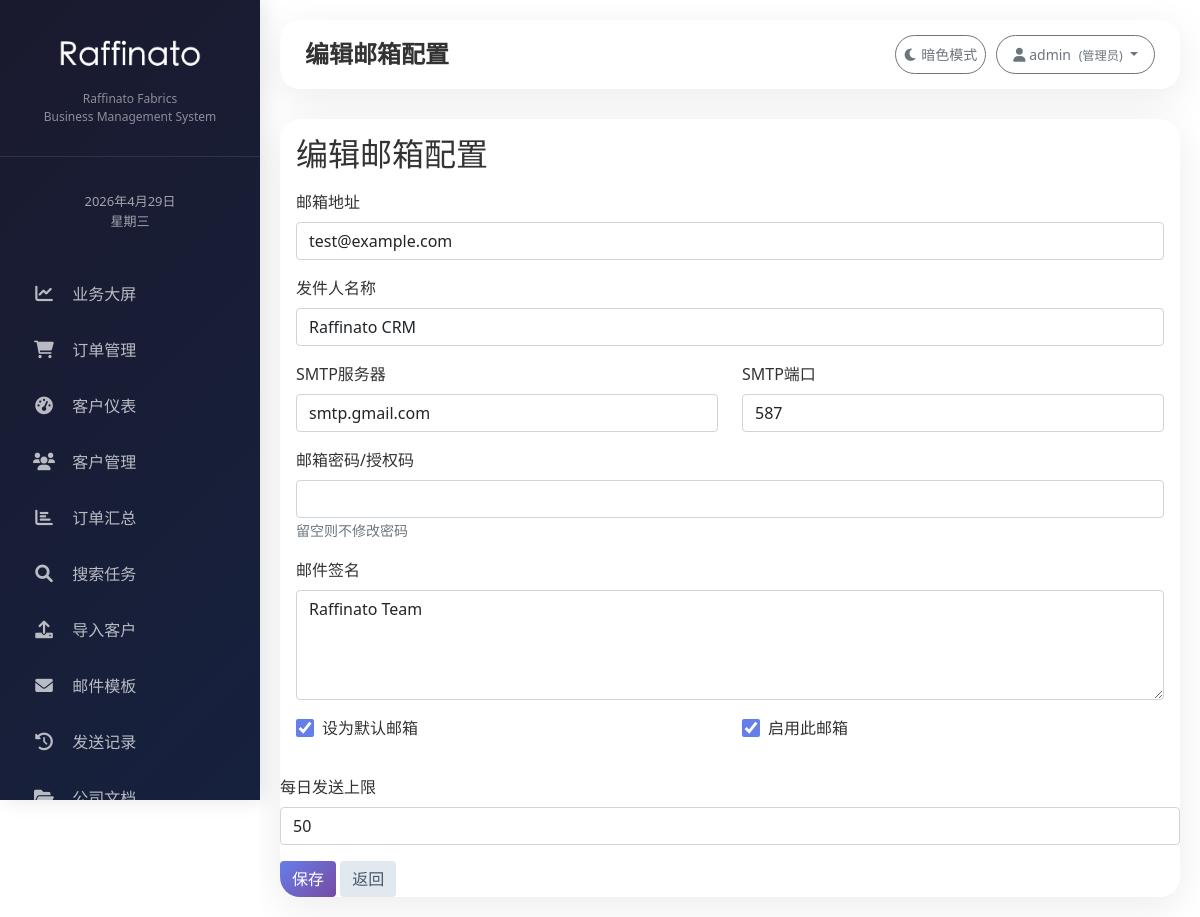
Screenshot of /customers/admin/email-configs/1/edit/ (signed in) with the database file from the repository.
### customers/models.py (models this page shows, shortened)
class User(AbstractUser):
    ROLE_CHOICES = [
        ('admin', '管理员'),
        ('general_manager', '总经理'),
        ('manager', '部门主管'),
        ('sales', '业务员'),
        ('documentary', '跟单员'),
    ]
    DEPARTMENT_CHOICES = [
        ('international', '外贸部'),
        ('domestic', '内贸部'),
        ('documentary', '跟单部'),
        ('management', '总经办'),
    ]
    role = models.CharField('角色', max_length=20, choices=ROLE_CHOICES, default='sales')
    department = models.CharField('部门', max_length=20, choices=DEPARTMENT_CHOICES, blank=True, null=True)
    real_name = models.CharField('真实姓名', max_length=50, blank=True, null=True)
    phone = models.CharField('手机号', max_length=20, blank=True, null=True)
    groups = models.ManyToManyField(
        'auth.Group',
        related_name='customers_user_set',
        blank=True,
        verbose_name='groups',
        help_text='The groups this user belongs to.',
    )
    user_permissions = models.ManyToManyField(
        'auth.Permission',
        related_name='customers_user_set',
        blank=True,
        verbose_name='user permissions',
        help_text='Specific permissions for this user.',
    )
    class Meta:
        db_table = 'customers_user'  # 避免与 auth_user 冲突
        verbose_name = '用户'
        verbose_name_plural = '用户'

class UserEmailConfig(models.Model):
    user = models.ForeignKey(settings.AUTH_USER_MODEL, on_delete=models.CASCADE, related_name='email_configs')
    email = models.CharField('邮箱地址', max_length=200)
    smtp_host = models.CharField('SMTP服务器', max_length=200, default='smtp.exmail.qq.com')
    smtp_port = models.IntegerField('SMTP端口', default=587)
    smtp_password = models.CharField('邮箱密码', max_length=200)
    from_name = models.CharField('发件人名称', max_length=100)
    signature = models.TextField('邮件签名', blank=True)
    is_default = models.BooleanField('是否默认', default=False)
    daily_limit = models.IntegerField('每日上限', default=200)
    sent_today = models.IntegerField('今日已发送', default=0)
    is_active = models.BooleanField('是否启用', default=True)
    last_reset_date = models.DateField('上次重置日期', auto_now_add=True)
    created_at = models.DateTimeField('创建时间', auto_now_add=True)
    updated_at = models.DateTimeField('更新时间', auto_now=True)
    class Meta:
        db_table = 'user_email_configs'
        verbose_name = '用户邮箱配置'
        verbose_name_plural = '用户邮箱配置'
        ordering = ['-is_default', '-created_at']

### customers/views.py (the view, shortened to what this page needs)
# urls.py: path('admin/email-configs/<int:config_id>/edit/', views.admin_email_config_edit, name='admin_email_config_edit'),
@login_required
def admin_email_config_edit(request, config_id):
    from .models import User
    if not (request.user.is_superuser or request.user.role == 'admin'):
        messages.error(request, '权限不足')
        return redirect('email_config_list')
    config = get_object_or_404(UserEmailConfig, id=config_id)
    return render(request, 'customers/admin_email_config_form.html', {'config': config, 'users': None})

### templates/customers/admin_email_config_form.html (shortened to what this page needs)
{% extends 'base.html' %}
{% block page_title %}{% if config %}编辑{% else %}添加{% endif %}邮箱配置{% endblock %}
{% block content %}
<div class="card-modern">
    <div class="card-body">
        <h2 class="mb-3">{% if config %}编辑{% else %}添加{% endif %}邮箱配置</h2>
        <form method="post">
            <div class="mb-3">
                <label class="form-label">邮箱地址</label>
                <input type="email" name="email" class="form-control" value="{{ config.email|default:'' }}" required>
            </div>
            <div class="mb-3">
                <label class="form-label">发件人名称</label>
                <input type="text" name="from_name" class="form-control" value="{{ config.from_name|default:'' }}" required>
            </div>
            <div class="row">
                <div class="col-md-6 mb-3">
                    <label class="form-label">SMTP服务器</label>
                    <input type="text" name="smtp_host" class="form-control" value="{{ config.smtp_host|default:'smtp.exmail.qq.com' }}" required>
                </div>
                <div class="col-md-6 mb-3">
                    <label class="form-label">SMTP端口</label>
                    <input type="number" name="smtp_port" class="form-control" value="{{ config.smtp_port|default:'587' }}" required>
                </div>
            </div>
            <div class="mb-3">
                <label class="form-label">邮箱密码/授权码</label>
                <input type="password" name="smtp_password" class="form-control" {% if not config %}required{% endif %}>
                {% if config %}<small class="text-muted">留空则不修改密码</small>{% endif %}
            </div>
            <div class="mb-3">
                <label class="form-label">邮件签名</label>
                <textarea name="signature" class="form-control" rows="4">{{ config.signature|default:'' }}</textarea>
            </div>
<div class="row">
    <div class="col-md-6 mb-3">
        <label style="cursor: pointer; display: inline-flex; align-items: center; gap: 8px;">
            <input type="checkbox" name="is_default" value="on" style="width: 18px; height: 18px; margin: 0; cursor: pointer;" {% if config.is_default %}checked{% endif %}>
            <span>设为默认邮箱</span>
        </label>
    </div>
<div class="col-md-6 mb-3">
    <label style="cursor: pointer; display: inline-flex; align-items: center; gap: 8px;">
        <input type="checkbox" name="is_active" value="on" style="width: 18px; height: 18px; margin: 0; cursor: pointer;" {% if config.is_active or not config %}checked{% endif %}>
        <span>启用此邮箱</span>
    </label>
</div>
    </div>
</div>
            <div class="mb-3">
                <label class="form-label">每日发送上限</label>
                <input type="number" name="daily_limit" class="form-control" value="{{ config.daily_limit|default:'200' }}">
            </div>
            <div class="mt-3">
                <button type="submit" class="btn btn-primary">保存</button>
                <a href="{% url 'admin_email_config_list' %}" class="btn btn-secondary">返回</a>
            </div>
    </div>
</div>
{% endblock %}

### templates/base.html (shortened to what this page needs)
<!DOCTYPE html>
<html lang="zh-CN">
<head>
    <link href="https://cdn.jsdelivr.net/npm/bootstrap@5.1.3/dist/css/bootstrap.min.css" rel="stylesheet">
    <link rel="stylesheet" href="https://cdnjs.cloudflare.com/ajax/libs/font-awesome/6.0.0/css/all.min.css">
    {% load static %}
    <link rel="stylesheet" href="{% static 'css/custom.css' %}">
</head>
<body>
<body>
<div class="sidebar">
    <div class="sidebar-logo" style="padding: 30px 20px; text-align: center; border-bottom: 1px solid rgba(255,255,255,0.1);">
        <img src="/media/logo/logo.png" alt="Logo" style="max-width: 150px; max-height: 60px; margin-bottom: 10px;" onerror="this.style.display='none'; this.nextSibling.style.display='block';">
        <p style="color: rgba(255,255,255,0.5); font-size: 0.75rem;">Raffinato Fabrics</p>
        <p style="color: rgba(255,255,255,0.5); font-size: 0.75rem;">Business Management System</p>
    </div>
<div class="sidebar-date" style="padding: 15px 20px; text-align: center;">
    <div id="currentDate" style="color: rgba(255,255,255,0.6); font-size: 13px;"></div>
</div>
    <ul class="nav flex-column" style="padding: 20px 0;">
    <li class="nav-item"><a class="nav-link" href="{% url 'stats_dashboard' %}" data-url="{% url 'stats_dashboard' %}"><i class="fas fa-chart-line"></i> 业务大屏</a></li>
    <li class="nav-item"><a class="nav-link" href="/customers/orders/" data-url="/customers/orders/"><i class="fas fa-shopping-cart"></i> 订单管理</a></li>
    <li class="nav-item"><a class="nav-link" href="{% url 'dashboard' %}" data-url="{% url 'dashboard' %}"><i class="fas fa-tachometer-alt"></i> 客户仪表</a></li>
    <li class="nav-item"><a class="nav-link" href="{% url 'customer_list' %}" data-url="{% url 'customer_list' %}"><i class="fas fa-users"></i> 客户管理</a></li>
    <li class="nav-item"><a class="nav-link" href="{% url 'order_summary' %}" data-url="{% url 'order_summary' %}"><i class="fas fa-chart-bar"></i> 订单汇总</a></li>
    <li class="nav-item"><a class="nav-link" href="{% url 'search_task_list' %}" data-url="{% url 'search_task_list' %}"><i class="fas fa-search"></i> 搜索任务</a></li>
    <li class="nav-item"><a class="nav-link" href="{% url 'import_customers' %}" data-url="{% url 'import_customers' %}"><i class="fas fa-upload"></i> 导入客户</a></li>
    <li class="nav-item"><a class="nav-link" href="/templates/" data-url="/templates/"><i class="fas fa-envelope"></i> 邮件模板</a></li>
    <li class="nav-item"><a class="nav-link" href="/send-logs/" data-url="/send-logs/"><i class="fas fa-history"></i> 发送记录</a></li>
    <li class="nav-item"><a class="nav-link" href="{% url 'document_list' %}" data-url="{% url 'document_list' %}"><i class="fas fa-folder-open"></i> 公司文档</a></li>
</ul>
</div>
<div class="main-content">
<div style="display: flex; justify-content: space-between; align-items: center; border-radius: 20px; padding: 15px 25px; margin-bottom: 30px; box-shadow: 0 10px 40px rgba(0,0,0,0.08);">
    <div style="display: flex; align-items: center; gap: 15px;">
        <h1 style="font-size: 1.5rem; font-weight: 600; margin: 0;">{% block page_title %}客户管理{% endblock %}</h1>
    </div>
    <div style="display: flex; gap: 10px;">
        <button id="darkModeToggle" class="btn btn-sm btn-outline-secondary" style="border-radius: 40px;">
            <i class="fas fa-moon"></i> 暗色模式
        </button>
        <div class="dropdown">
            <button class="btn btn-sm btn-outline-secondary dropdown-toggle" style="border-radius: 40px; padding: 8px 16px;" data-bs-toggle="dropdown">
                <i class="fas fa-user"></i>
                <span>{{ user.real_name|default:user.username }}</span>
                <small class="text-muted ms-1">({{ user.get_role_display }})</small>
            </button>
        </div>
    </div>
</div>
    <div class="toast-container position-fixed bottom-0 end-0 p-3" style="z-index: 1100;">
    </div>
    {% block content %}
    {% endblock %}
</body>
</html>

### static/css/custom.css (style rules this page uses)
.sidebar { position: fixed; top: 0; bottom: 0; left: 0; width: 280px; background: linear-gradient(135deg, #1a1a2e 0%, #16213e 100%); box-shadow: 4px 0 20px rgba(0,0,0,0.1); z-index: 100; transition: all 0.3s ease; }
.sidebar .nav-link { font-weight: 500; color: rgba(255,255,255,0.7); padding: 12px 20px; margin: 4px 12px; border-radius: 12px; transition: all 0.3s ease; }
.sidebar .nav-link i { margin-right: 12px; width: 24px; text-align: center; font-size: 1.1rem; }
.sidebar-logo { padding: 30px 20px; text-align: center; border-bottom: 1px solid rgba(255,255,255,0.1); margin-bottom: 20px; }
.sidebar-logo p { color: rgba(255,255,255,0.5); font-size: 0.75rem; margin: 0; }
.main-content { margin-left: 280px; padding: 25px 35px; min-height: 100vh; }
.card-modern { background: white; border: none; border-radius: 20px; box-shadow: 0 10px 40px rgba(0,0,0,0.08); transition: all 0.3s ease; overflow: hidden; }

### templates/base.html (style rules this page uses)
.sidebar { background: linear-gradient(135deg, #1a2a3a 0%, #0f172a 100%); }
.btn-primary { background: linear-gradient(135deg, #667eea, #764ba2); border: none; color: white; }
.btn-secondary { background-color: #e2e8f0; border: none; color: #475569; }
* { margin: 0; padding: 0; box-sizing: border-box; }
body { overflow-x: hidden; }
.sidebar { position: fixed; top: 0; left: 0; height: 100vh; width: 260px; background: linear-gradient(135deg, #1a1a2e 0%, #16213e 100%); z-index: 1000; overflow-y: auto; }
.main-content { margin-left: 260px; padding: 20px; width: calc(100% - 260px); max-width: 100%; overflow-x: hidden; }
:root { --bg-color: #ffffff; --text-color: #333333; --card-bg: #f8f9fa; }
body { background-color: var(--bg-color); color: var(--text-color); transition: background-color 0.2s, color 0.2s; }

### templates/customers/admin_email_config_form.html (style rules this page uses)
input[type="checkbox"] { width: 18px !important; height: 18px !important; cursor: pointer !important; margin: 0 !important; flex-shrink: 0 !important; }
input[type="checkbox"] { accent-color: #667eea !important; }

### rows the page displays
User: real_name "admin", role "管理员"
UserEmailConfig: email "test@example.com", from_name "Raffinato CRM", smtp_host "smtp.gmail.com", smtp_port "587", signature "Raffinato Team", is_default "☑", is_active "☑", daily_limit "50"
